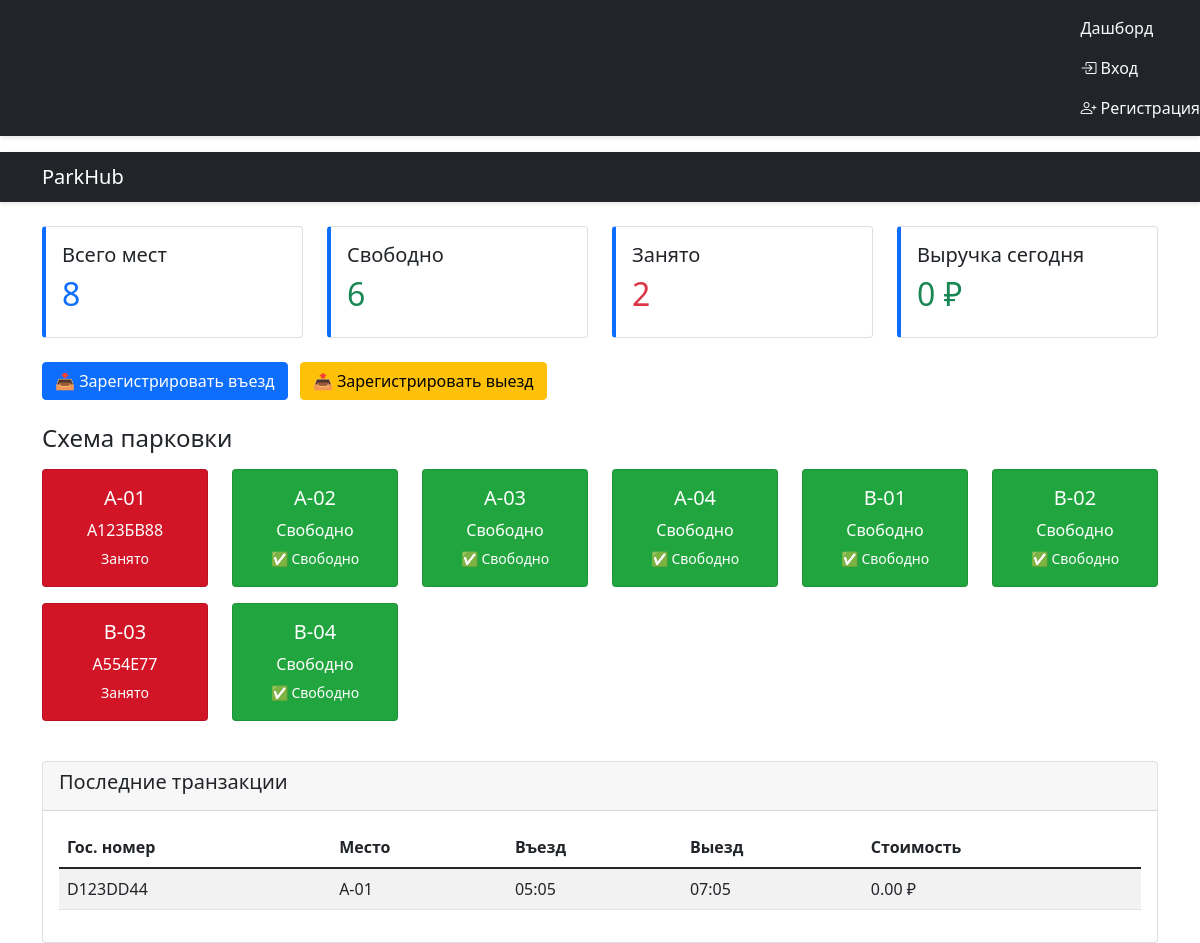
The app's page /, older data.
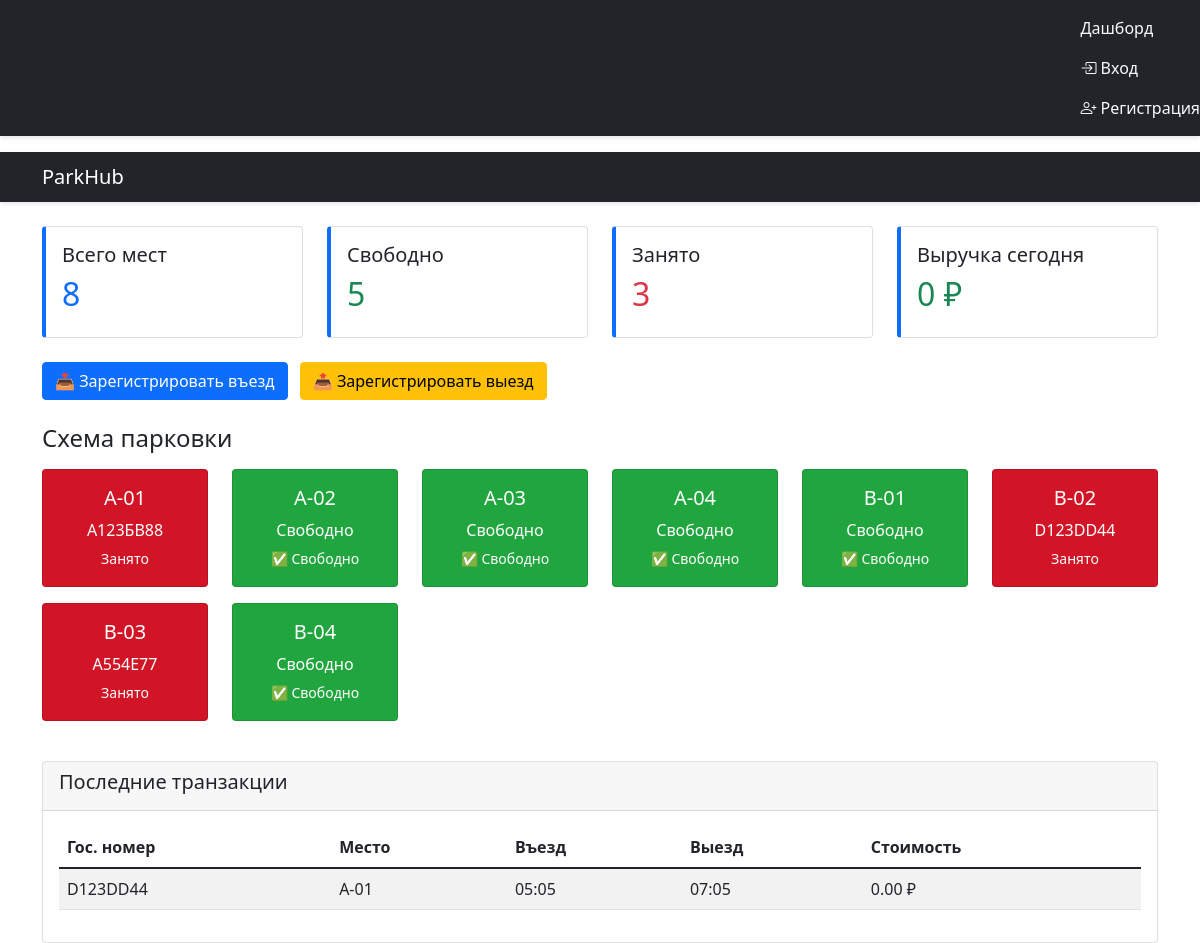
The same page, newer data.
### main/models.py (models this page shows, shortened)
class ParkingSpot(models.Model):
    number = models.CharField(max_length=10, unique=True, verbose_name="Номер места")
    zone = models.CharField(max_length=5, default='A', verbose_name="Зона")
    created_at = models.DateTimeField(auto_now_add=True, verbose_name="Дата создания")
    def is_occupied(self):
        """Проверка, занято ли место"""
        return self.sessions.filter(status='active').exists()
    is_occupied.boolean = True
    is_occupied.short_description = "Занято"

class ParkingSession(models.Model):
    STATUS_CHOICES = [
        ('active', 'Активна'),
        ('completed', 'Завершена'),
        ('cancelled', 'Отменена'),
    ]
    car_plate = models.CharField(max_length=15, verbose_name="Госномер")
    spot = models.ForeignKey(ParkingSpot, on_delete=models.CASCADE,
                           related_name='sessions', verbose_name="Парковочное место")
    tariff = models.ForeignKey(Tariff, on_delete=models.CASCADE, verbose_name="Тариф")
    check_in = models.DateTimeField(auto_now_add=True, verbose_name="Время въезда")
    check_out = models.DateTimeField(null=True, blank=True, verbose_name="Время выезда")
    status = models.CharField(max_length=10, choices=STATUS_CHOICES,
                            default='active', verbose_name="Статус")
    cost = models.DecimalField(max_digits=10, decimal_places=2, default=0,
                             verbose_name="Стоимость")
    class Meta:
        constraints = [
            models.UniqueConstraint(
                fields=['spot'],
                condition=models.Q(status='active'),
                name='unique_active_session_per_spot'
            )
        ]
        indexes = [
            models.Index(fields=['status', 'spot']),
            models.Index(fields=['check_in']),
        ]

### main/views.py (the view)
# urls.py: path('', views.dashboard, name='main'),
def dashboard(request):
    parking_spots = ParkingSpot.objects.annotate(
        occupied_annotation=Exists(
            ParkingSession.objects.filter(
                spot=OuterRef('pk'),  # pk текущего ParkingSpot
                status='active'
            )
        )
    ).order_by('number')
    total_spots = parking_spots.count()
    occupied_spots = parking_spots.filter(occupied_annotation=True).count()
    free_spots = total_spots - occupied_spots
    today = timezone.now().date()
    today_revenue = ParkingSession.objects.filter(
        check_in__date=today,
        status='completed'
    ).aggregate(total=Sum('cost'))['total'] or 0
    active_sessions = ParkingSession.objects.filter(
        status='active'
    ).select_related('spot', 'tariff')  # Загружаем связанные объекты за один запрос
    recent_transactions = ParkingSession.objects.filter(
        status='completed'
    ).select_related('spot', 'tariff').order_by('-check_out')[:10]
    context = {
        'parking_spots': parking_spots,
        'total_spots': total_spots,
        'occupied_spots': occupied_spots,
        'free_spots': free_spots,
        'today_revenue': today_revenue,
        'active_sessions': active_sessions,
        'recent_transactions': recent_transactions,
        'occupancy_rate': round((occupied_spots / total_spots * 100), 2) if total_spots > 0 else 0,
    }
    return render(request, 'dashboard/index.html', context)

### main/templates/dashboard/index.html (shortened to what the changed rows need)
{% extends 'dashboard/base.html' %}
{% block content %}
<!DOCTYPE html>
<html lang="ru">
<head>
    <link href="https://cdn.jsdelivr.net/npm/bootstrap@5.1.3/dist/css/bootstrap.min.css" rel="stylesheet">
</head>
<body>
    <div class="container mt-4">
        <div class="row mb-4">
            <div class="col-md-3">
                <div class="card stat-card">
                    <div class="card-body">
                        <h2 class="text-primary">{{ total_spots }}</h2>
                    </div>
                </div>
            </div>
            <div class="col-md-3">
                <div class="card stat-card">
                    <div class="card-body">
                        <h5 class="card-title">Свободно</h5>
                        <h2 class="text-success">{{ free_spots }}</h2>
                    </div>
                </div>
            </div>
            <div class="col-md-3">
                <div class="card stat-card">
                    <div class="card-body">
                        <h5 class="card-title">Занято</h5>
                        <h2 class="text-danger">{{ occupied_spots }}</h2>
                    </div>
                </div>
            </div>
            <div class="col-md-3">
                <div class="card stat-card">
                    <div class="card-body">
                        <h2 class="text-success">{{ today_revenue }} ₽</h2>
                    </div>
                </div>
            </div>
        </div>
        <div class="row">
            {% for spot in parking_spots %}
            <div class="col-xl-2 col-lg-3 col-md-4 col-sm-6 mb-3">
                <div class="card text-white spot-card {% if spot.occupied_annotation %}occupied{% else %}free{% endif %}">
                    <div class="card-body text-center">
                        <h5 class="card-title">{{ spot.number }}</h5>
                        <p class="card-text mb-1">
                            {% if spot.occupied_annotation %}
                                {% for session in active_sessions %}
                                    {% if session.spot.id == spot.id %}
                                        {{ session.car_plate }}
                                    {% endif %}
                                {% endfor %}
                            {% else %}
                                Свободно
                            {% endif %}
                        </p>
                        <small>
                            {% if spot.occupied_annotation %}
                                Занято
                            {% else %}
                                ✅ Свободно
                            {% endif %}
                        </small>
                    </div>
                </div>
            </div>
            {% endfor %}
        </div>
        <div class="row mt-4">
            <div class="col-12">
                <div class="card">
                    <div class="card-body">
                        {% if recent_transactions %}
                        <div class="table-responsive">
                            <table class="table table-striped">
                                <thead>
                                    <tr>
                                        <th>Гос. номер</th>
                                        <th>Место</th>
                                        <th>Въезд</th>
                                        <th>Выезд</th>
                                        <th>Стоимость</th>
                                    </tr>
                                </thead>
                                <tbody>
                                    {% for transaction in recent_transactions %}
                                    <tr>
                                        <td>{{ transaction.car_plate }}</td>
                                        <td>{{ transaction.spot.number }}</td>
                                        <td>{{ transaction.check_in|date:"H:i" }}</td>
                                        <td>{{ transaction.check_out|date:"H:i" }}</td>
                                        <td>{{ transaction.cost }} ₽</td>
                                    </tr>
                                    {% endfor %}
                                </tbody>
                            </table>
                        </div>
                        {% else %}
                        <p class="text-muted">Нет завершенных транзакций</p>
                        {% endif %}
                    </div>
                </div>
            </div>
        </div>
    </div>
</body>
</html>
{% endblock %}

Row changes from the older to the newer data that the page shows:
computed for ParkingSpot (number 6 of 8 on the later page): text "Свободно ✅ Свободно" → "Занято"
added ParkingSession: car_plate "D123DD44", shown under ParkingSpot (number 6 of 8 on the later page)
Text that changed along with them:
{{ free_spots }}: "6" → "5"
{{ occupied_spots }}: "2" → "3"
